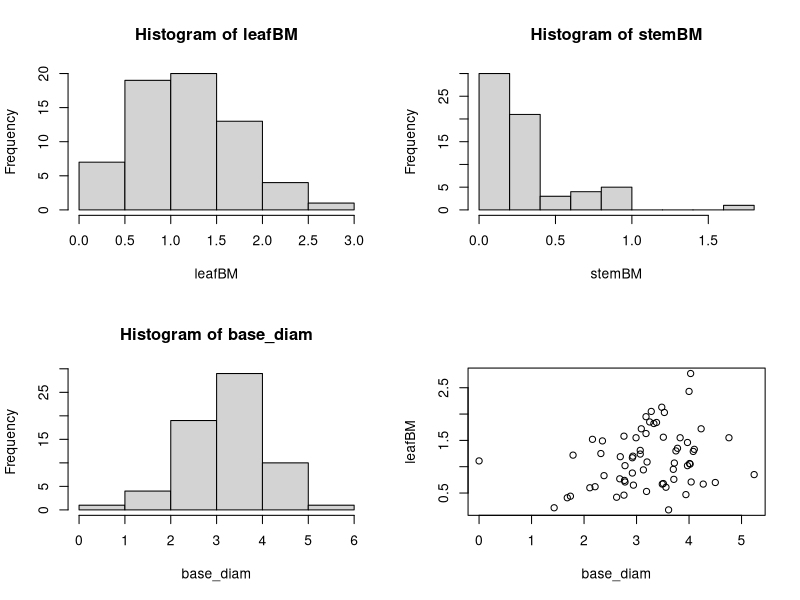
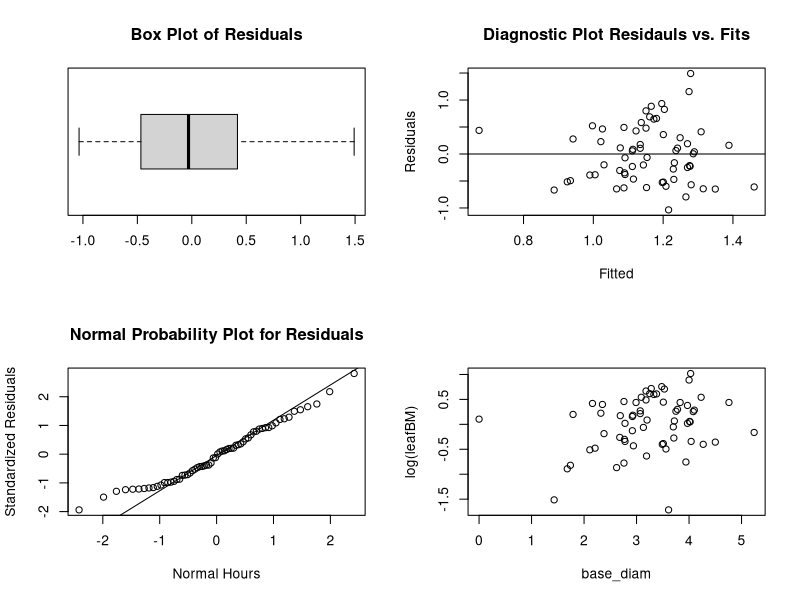
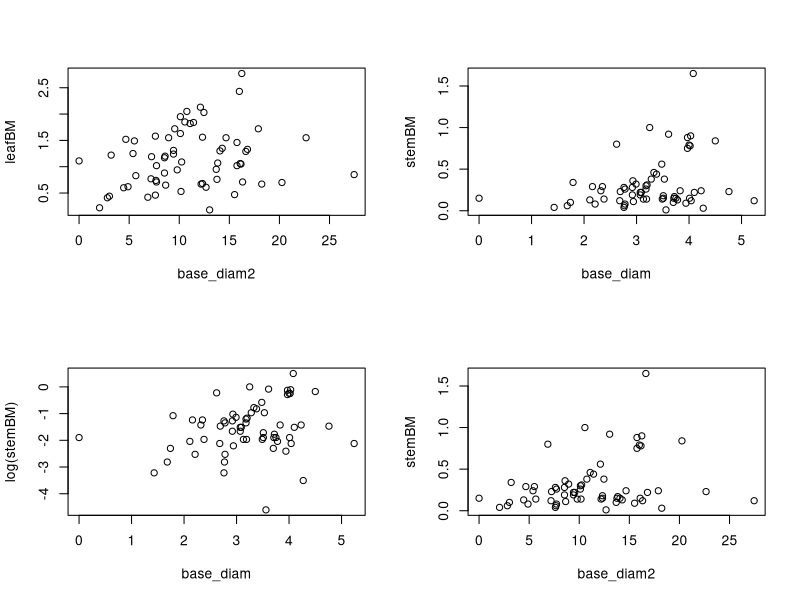

Recreate these plots in R, in order.
#Model forms include Exponential y = aebx, Power y = axb, Linear y = ax + b, where y is biomass (g) and x is the basal diameter (mm).

setwd("E:/Sapphire Vegetation Database/Shrub Biomass/ShrubData")
BERREPdata<-read.csv("BERREPmodel_remove5.csv", header=T)
head(BERREPdata)
attach(BERREPdata)
dim(BERREPdata)  #Get n here

#Look at data
par(mfrow=c(2,2))
hist(leafBM)
hist(stemBM) 
hist(base_diam)  

##########################################
#Leaf Biomass
##########################################
#Linear model
plot(base_diam, leafBM)
m1<-lm(leafBM~base_diam)
summary(m1)

#Diagnostic Statistics
residuals(m1)
boxplot(residuals(m1), main="Box Plot of Residuals", horizontal=TRUE)    #sum of residuals should be 0, look for symmetrical spread around 0
yhat<-fitted.values(m1)
yhat
#plot residuals against fits, look for values outside of |4|; evenly spaced w/ no pattern; assumption of linearity and constant variance
plot(yhat,residuals(m1), xlab="Fitted", ylab="Residuals", main="Diagnostic Plot Residauls vs. Fits")
abline(h=0)
#Normal probablility plot, look for points to be symmetric and nearly linear
m1.stdres<-rstandard(m1)
qqnorm(m1.stdres, xlab="Normal Hours", ylab="Standardized Residuals", main="Normal Probability Plot for Residuals")
qqline(m1.stdres)

#Standardized deviance residuals
m1.dev<-rstandard(m1)
#Hat values
m1.hat<-hatvalues(m1)
#Standardized Pearson residuals
m1.pear<-residuals(m1, type="pearson")/sqrt(1-m1.hat)
#Cook's Distance
m1.cook<-cooks.distance(m1)
#delta X squared
m1.detlaX<-m1.pear^2
#delta deviance
m1.deltadev<-m1.dev^2


#Exponential model
plot(base_diam, log(leafBM))
m2<-lm((log(leafBM))~base_diam)
summary(m2)

#Power model
base_diam2<-(base_diam)^2
plot(base_diam2,leafBM)
m3<-lm(leafBM~base_diam2)
summary(m3)

##########################################
#Stem Biomass
##########################################
#Linear model
plot(base_diam, stemBM)
m1<-lm(stemBM~base_diam)
summary(m1)

#Exponential model
plot(base_diam, log(stemBM))
m2<-lm((log(stemBM))~base_diam)
summary(m2)

#Power model
base_diam2<-(base_diam)^2
plot(base_diam2,stemBM)
m3<-lm(stemBM~base_diam2)
summary(m3)

detach(BERREPdata)

#Select top model from Adjusted R squared